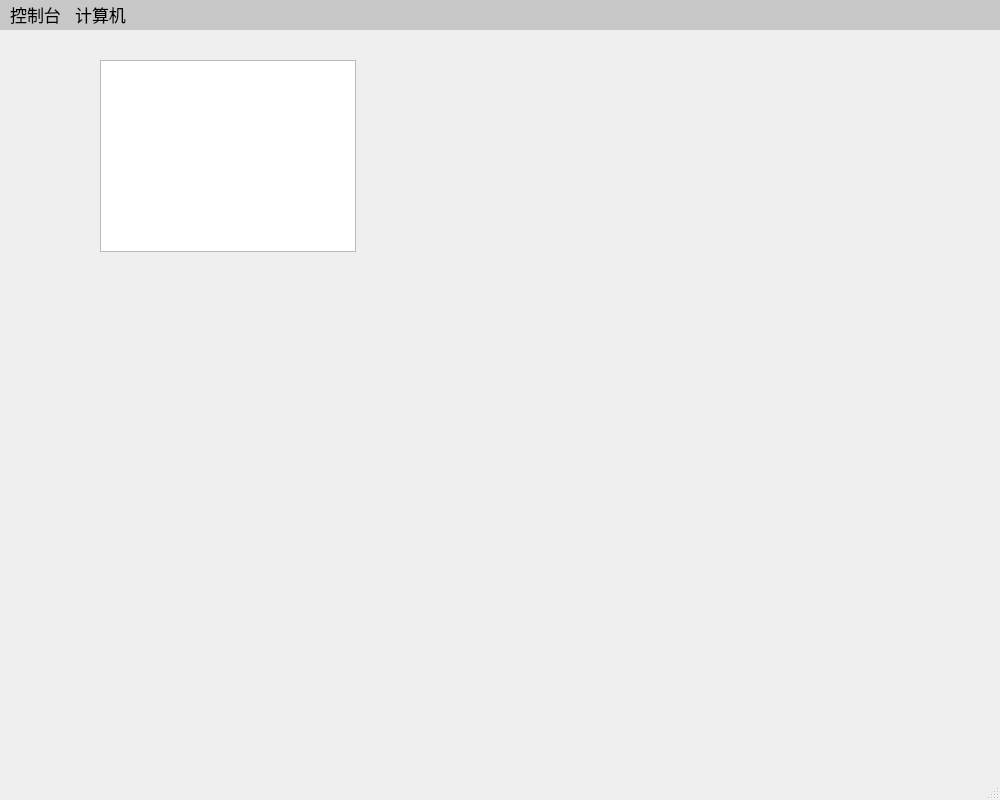
<?xml version="1.0" encoding="UTF-8"?>
<ui version="4.0">
 <class>MainWindow</class>
 <widget class="QMainWindow" name="MainWindow">
  <property name="geometry">
   <rect>
    <x>0</x>
    <y>0</y>
    <width>1000</width>
    <height>800</height>
   </rect>
  </property>
  <property name="minimumSize">
   <size>
    <width>1000</width>
    <height>800</height>
   </size>
  </property>
  <property name="maximumSize">
   <size>
    <width>1000</width>
    <height>800</height>
   </size>
  </property>
  <property name="windowTitle">
   <string>亚信迷你安全防护系统</string>
  </property>
  <property name="windowIcon">
   <iconset>
    <normaloff>../../../Training material/MSP/pic/logo1.png</normaloff>../../../Training material/MSP/pic/logo1.png</iconset>
  </property>
  <widget class="QWidget" name="centralwidget">
   <widget class="QTableView" name="tableView">
    <property name="geometry">
     <rect>
      <x>100</x>
      <y>30</y>
      <width>256</width>
      <height>192</height>
     </rect>
    </property>
   </widget>
  </widget>
  <widget class="QMenuBar" name="menubar">
   <property name="geometry">
    <rect>
     <x>0</x>
     <y>0</y>
     <width>1000</width>
     <height>27</height>
    </rect>
   </property>
   <property name="font">
    <font>
     <pointsize>13</pointsize>
    </font>
   </property>
   <property name="styleSheet">
    <string notr="true">background-color: rgb(200, 200, 200);</string>
   </property>
   <widget class="QMenu" name="menu">
    <property name="font">
     <font>
      <pointsize>9</pointsize>
     </font>
    </property>
    <property name="title">
     <string>控制台</string>
    </property>
    <property name="separatorsCollapsible">
     <bool>false</bool>
    </property>
   </widget>
   <widget class="QMenu" name="menu_2">
    <property name="font">
     <font>
      <pointsize>10</pointsize>
     </font>
    </property>
    <property name="title">
     <string>计算机</string>
    </property>
    <addaction name="actionnew"/>
    <addaction name="actionnew_2"/>
   </widget>
   <addaction name="menu"/>
   <addaction name="menu_2"/>
  </widget>
  <widget class="QStatusBar" name="statusbar"/>
  <action name="actionnew">
   <property name="text">
    <string>添加...</string>
   </property>
  </action>
  <action name="actionnew_2">
   <property name="text">
    <string>管理列表</string>
   </property>
  </action>
 </widget>
 <resources/>
 <connections>
  <connection>
   <sender>actionnew</sender>
   <signal>triggered()</signal>
   <receiver>MainWindow</receiver>
   <slot>showAddWindow()</slot>
   <hints>
    <hint type="sourcelabel">
     <x>-1</x>
     <y>-1</y>
    </hint>
    <hint type="destinationlabel">
     <x>98</x>
     <y>133</y>
    </hint>
   </hints>
  </connection>
 </connections>
 <slots>
  <slot>showAddWindow()</slot>
  <slot>showComputerwindow()</slot>
 </slots>
</ui>
